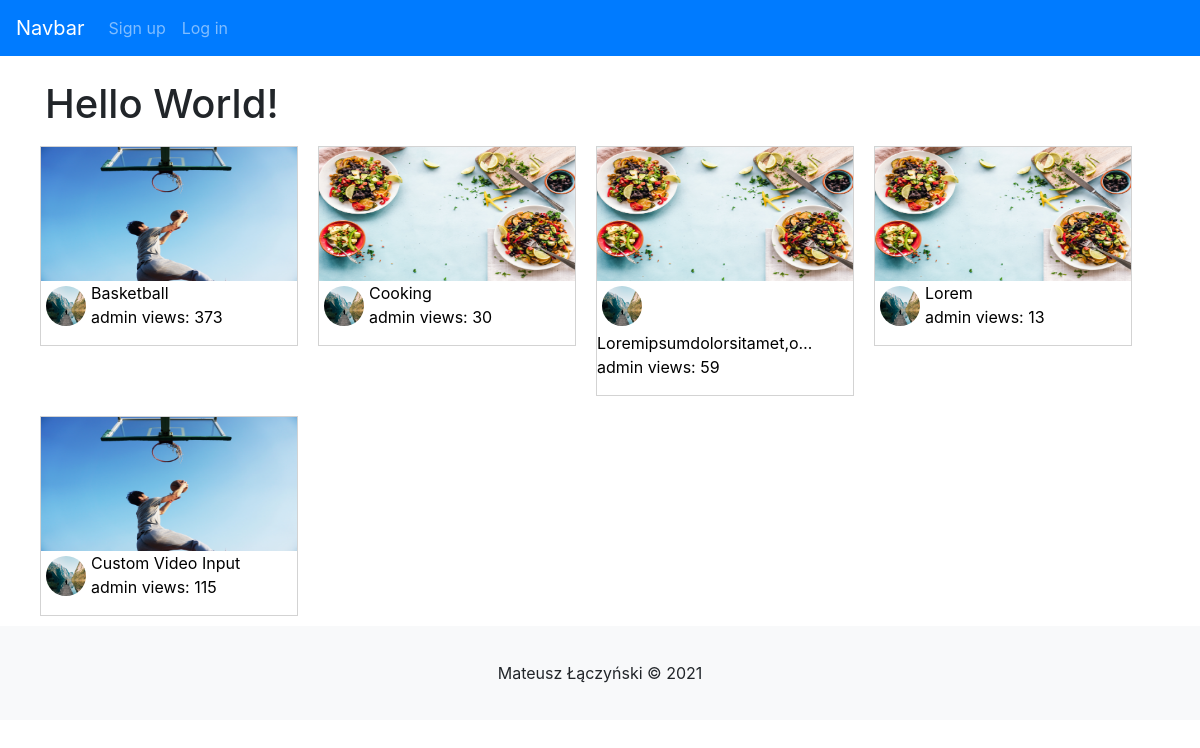
Before: / with the older database file.
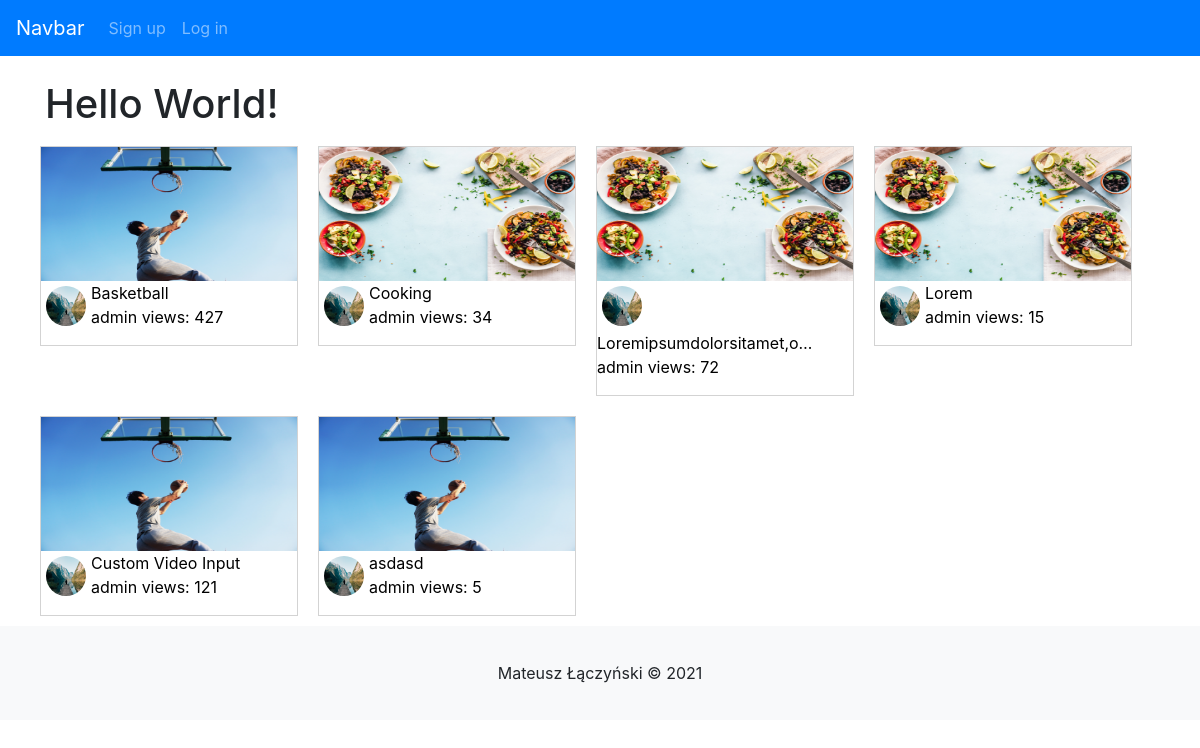
After: the same page with the newer database file.
### videos/models.py (models this page shows, shortened)
class Video(models.Model):
    title = models.CharField(max_length=120)
    description = models.TextField(max_length=1500)
    video = models.FileField(upload_to="videos")
    slug = models.SlugField(blank=True, null=True, unique=True)
    date = models.DateField(default=timezone.now)
    thumbnail = models.ImageField(upload_to="thumbnails")
    views = models.IntegerField(default=0)
    author = models.ForeignKey(User, on_delete=models.CASCADE, null=True,blank=True, related_name="author")
    likes = models.ManyToManyField(User, blank=True, related_name="video")
    def get_absolute_url(self):
        return f"/watch/{self.slug}/"

### profiles/models.py (models this page shows, shortened)
class Profile(models.Model):
    user = models.OneToOneField(User, on_delete=models.CASCADE)
    bio = models.TextField(blank=True, max_length=2000)
    birth_date = models.DateTimeField(null=True, blank=True)
    image = models.ImageField(upload_to="profile_pictures", default="profile_pictures/default.jpg")

### videos/views.py (the view)
# urls.py: path('', home, name="home"),
def home(request):
    videos = Video.objects.all()
    context = {
        "videos":videos,
    }
    return render(request,'home.html', context)

### templates/home.html (shortened to what this page needs)
{% extends "base.html"%}
{% block 'content' %}
    <h1>Hello World!</h1>
    <div class="row">
        {% for video in videos %}
                <a href="{{video.get_absolute_url}}" style="text-decoration: none;">
                    <div class="video-home-card">
                            <img style="float: left;" src="{{video.thumbnail.url}}" width="256" height="134">
                            <br>
                            <img style="float:left; border-radius:50%; padding:5px" src="{{video.author.profile.image.url}}" width="50" height="50">
                            <p style="color:black; text-decoration: none"><br>{{video.title | truncatechars:25}}<br>
                                {{video.author}} views: {{video.views}}
                            </p>
                    </div>
                </a>
        {% endfor %}
    </div>
{% endblock %}

### templates/base.html (shortened to what this page needs)
{% load static %}
<!DOCTYPE html>
<html lang="en">
<head>
    <link rel="stylesheet" href="https://stackpath.bootstrapcdn.com/bootstrap/4.3.1/css/bootstrap.min.css">
    <link rel="stylesheet" type="text/css" href="{% static 'style.css' %}">
</head>
<body>
<nav class="navbar navbar-expand-lg navbar-dark bg-primary">
  <a class="navbar-brand" href="{% url 'home' %}">Navbar</a>
  <div class="collapse navbar-collapse" id="navbarNavDropdown">
    <ul class="navbar-nav">
    {% if user.is_authenticated%}
      <li class="nav-item dropdown">
        <a class="nav-link dropdown-toggle" href="#" id="navbarDropdownMenuLink" data-toggle="dropdown" aria-haspopup="true" aria-expanded="false">
          {{user.username}}
        </a>
        <div class="dropdown-menu" aria-labelledby="navbarDropdownMenuLink">
          <a class="dropdown-item" href="{% url 'my-profile' %}">View profile</a>
          <a class="dropdown-item" href="{% url 'logout' %}">Log out</a>
          <a class="dropdown-item" href="{%url 'add-video'%}">Upload new video</a>
        </div>
      </li>
    {%else%}
        <li class="nav-item">
            <a class="nav-link" href="{% url 'signup' %}">Sign up</a>
        </li>
        <li class="nav-item">
            <a class="nav-link" href="{% url 'login' %}">Log in</a>
        </li>
    {% endif %}
    </ul>
  </div>
</nav>
<br>
    <div class="container">
        {% block 'content' %}{% endblock %}
    </div>
    <footer class="bg-light text-center text-lg-start">
      <p style="padding:35px;">Mateusz Łączyński © 2021</p>
    </footer>
</body>
</html>

### static/style.css (style rules this page uses)
.video-home-card { float: left; margin:10px; border: 1px solid lightgray; }

Changed rows visible on the page:
changed Video "Basketball": views "373" → "427"
changed Video "Cooking": views "30" → "34"
changed Video "Loremipsumdolorsitamet,o…": views "59" → "72"
changed Video "Lorem": views "13" → "15"
changed Video "Custom Video Input": views "115" → "121"
added Video: thumbnail (picture), author.profile.image (placeholder picture), title "asdasd", author "admin", views "5"
